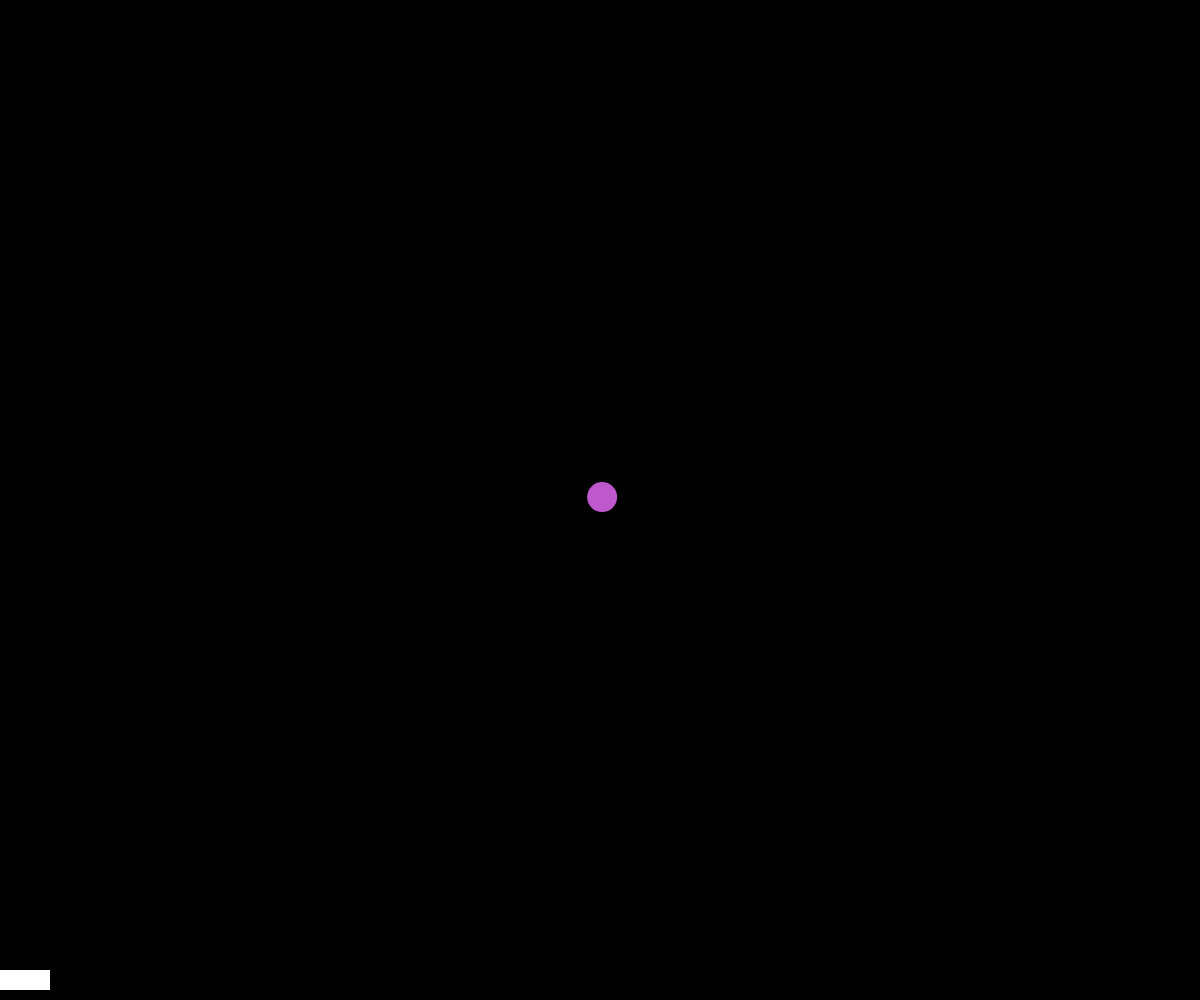
Frame 1 (no input)
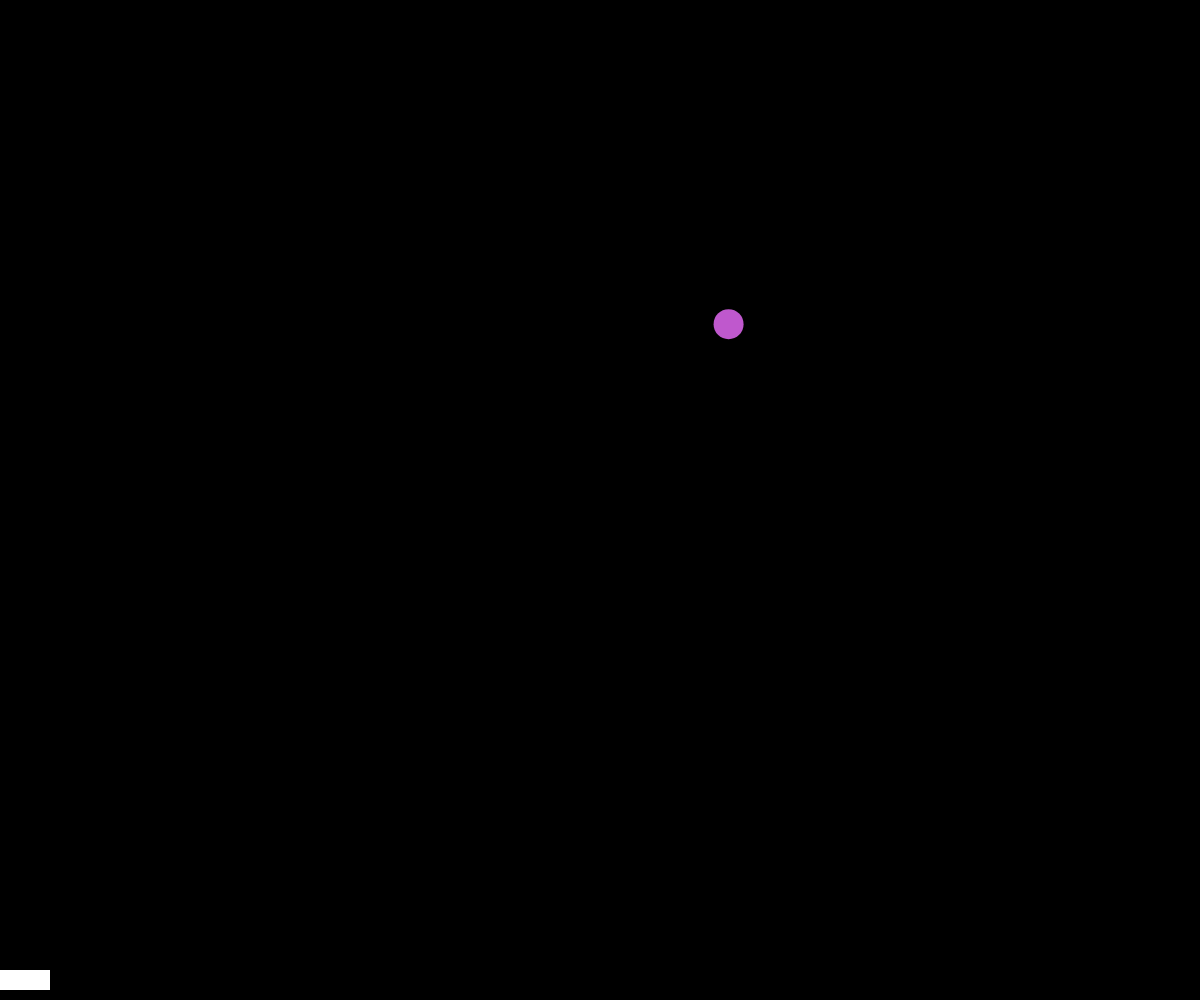
Frame 60 (no input)
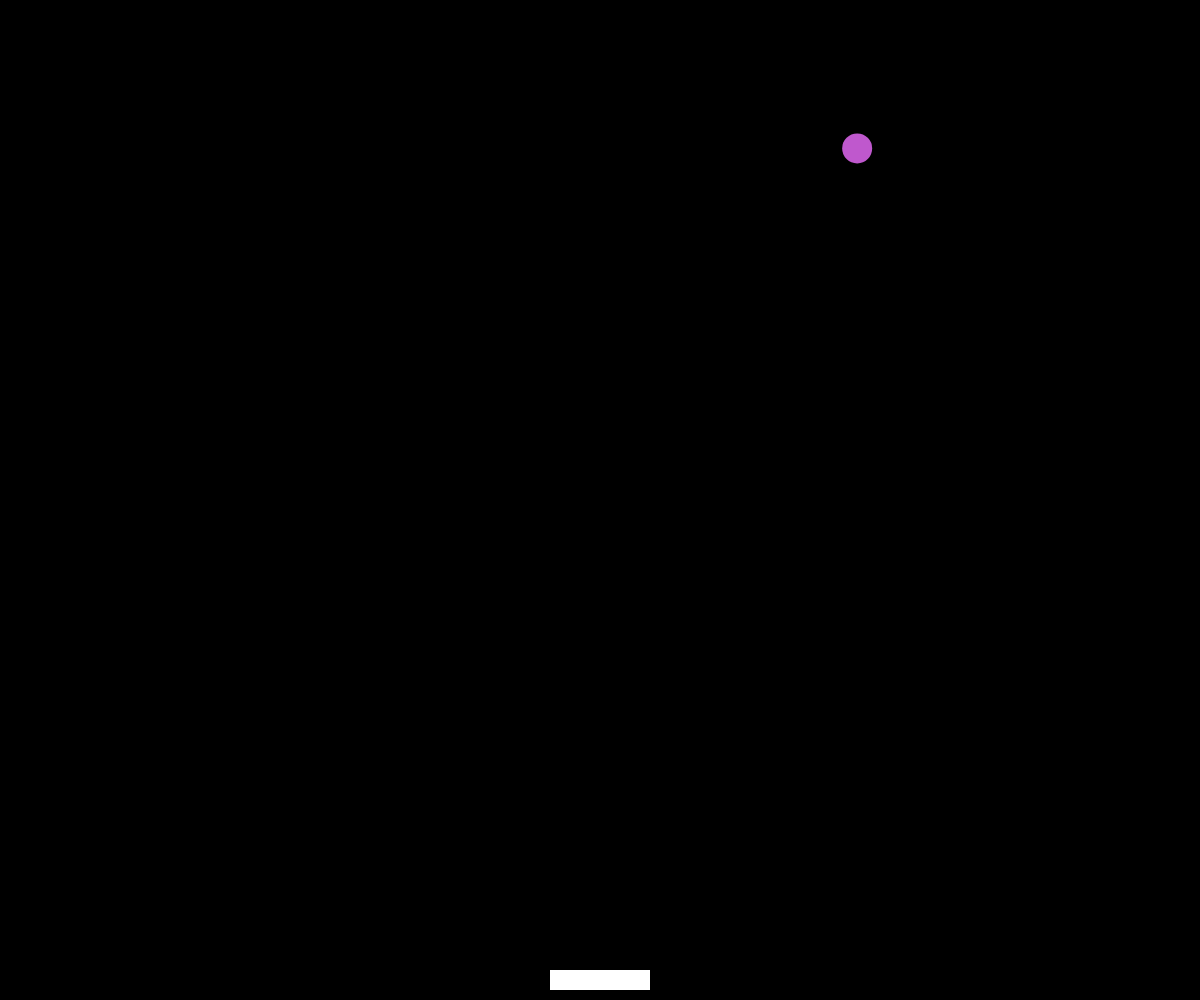
Frame 120 (the mouse pressed at the canvas centre since frame 60)

The p5.js sketch that drew these frames (run headless with seeded random() and noise() and a simulated clock; from frame 60 on, the mouse is pressed at the canvas centre):

// p5.js sketch
// ── sketch.js
let ball;
let paddle;
let score = 0;
let lives = 3;

function setup() {
  createCanvas(windowWidth, windowHeight);
  ball = new Ball(width / 2, height / 2, 30);
  paddle = new Paddle(width / 2, height - 30, 100, 20);
}

function draw() {
  background(0);

  ball.update();
  ball.display();

  paddle.update();
  paddle.display();

  // Check for collision between ball and paddle
  if (
    ball.position.y + ball.diameter / 2 > height - paddle.height &&
    ball.position.x > paddle.position.x &&
    ball.position.x < paddle.position.x + paddle.width
  ) {
    ball.velocity.y *= -1;
    score++;
    updateScore();
  }

  // Check if ball falls below the paddle
  if (ball.position.y > height) {
    lives--;
    updateLives();
    if (lives <= 0) {
      gameOver();
    } else {
      resetBall();
    }
  }
}

function updateScore() {
  select("#score").html(`Score: ${score}`);
}

function updateLives() {
  select("#lives").html(`Lives: ${lives}`);
}

function gameOver() {
  textSize(64);
  fill(255, 0, 0);
  textAlign(CENTER, CENTER);
  text("Game Over", width / 2, height / 2);
  noLoop(); // Stop the draw loop
}

function resetBall() {
  ball = new Ball(width / 2, height / 2, 30);
}

class Ball {
  constructor(x, y, diameter) {
    this.position = createVector(x, y);
    this.velocity = createVector(random(-5, 5), random(-5, 5));
    this.diameter = diameter;
    this.color = color(random(255), random(255), random(255));
  }

  update() {
    this.position.add(this.velocity);

    if (
      this.position.x > width - this.diameter / 2 ||
      this.position.x < this.diameter / 2
    ) {
      this.velocity.x *= -1;
    }

    if (this.position.y < this.diameter / 2) {
      this.velocity.y *= -1;
    }
  }

  display() {
    fill(this.color);
    noStroke();
    ellipse(this.position.x, this.position.y, this.diameter);
  }
}

class Paddle {
  constructor(x, y, width, height) {
    this.position = createVector(x, y);
    this.width = width;
    this.height = height;
  }

  update() {
    this.position.x = mouseX - this.width / 2;
  }

  display() {
    fill(255);
    noStroke();
    rect(this.position.x, this.position.y, this.width, this.height);
  }
}
